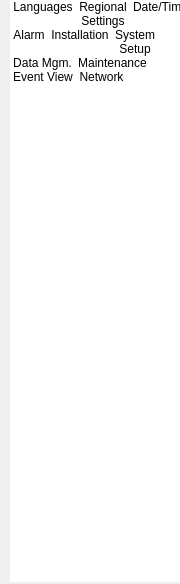
<?xml version="1.0" encoding="UTF-8"?>
<ui version="4.0">
 <class>Settings::CParametersWidget</class>
 <widget class="QWidget" name="Settings::CParametersWidget">
  <property name="geometry">
   <rect>
    <x>0</x>
    <y>0</y>
    <width>180</width>
    <height>584</height>
   </rect>
  </property>
  <property name="minimumSize">
   <size>
    <width>180</width>
    <height>0</height>
   </size>
  </property>
  <property name="maximumSize">
   <size>
    <width>177</width>
    <height>16777215</height>
   </size>
  </property>
  <property name="windowTitle">
   <string>Form</string>
  </property>
  <widget class="QListWidget" name="parameterList">
   <property name="geometry">
    <rect>
     <x>10</x>
     <y>0</y>
     <width>201</width>
     <height>582</height>
    </rect>
   </property>
   <property name="minimumSize">
    <size>
     <width>180</width>
     <height>0</height>
    </size>
   </property>
   <property name="font">
    <font>
     <pointsize>9</pointsize>
    </font>
   </property>
   <property name="focusPolicy">
    <enum>Qt::NoFocus</enum>
   </property>
   <property name="frameShape">
    <enum>QFrame::NoFrame</enum>
   </property>
   <property name="verticalScrollBarPolicy">
    <enum>Qt::ScrollBarAlwaysOff</enum>
   </property>
   <property name="horizontalScrollBarPolicy">
    <enum>Qt::ScrollBarAlwaysOff</enum>
   </property>
   <property name="editTriggers">
    <set>QAbstractItemView::NoEditTriggers</set>
   </property>
   <property name="iconSize">
    <size>
     <width>65</width>
     <height>65</height>
    </size>
   </property>
   <property name="movement">
    <enum>QListView::Static</enum>
   </property>
   <property name="flow">
    <enum>QListView::LeftToRight</enum>
   </property>
   <property name="isWrapping" stdset="0">
    <bool>true</bool>
   </property>
   <property name="spacing">
    <number>7</number>
   </property>
   <property name="viewMode">
    <enum>QListView::IconMode</enum>
   </property>
   <property name="wordWrap">
    <bool>true</bool>
   </property>
   <property name="currentRow">
    <number>-1</number>
   </property>
   <item>
    <property name="text">
     <string>Languages</string>
    </property>
    <property name="icon">
     <iconset>
      <normalon>:/Large/Icons/Configuration/Configuration_Language.png</normalon>
      <selectedon>:/Large/Icons/Configuration/Configuration_Language_act.png</selectedon>
     </iconset>
    </property>
   </item>
   <item>
    <property name="text">
     <string>Regional Settings</string>
    </property>
    <property name="icon">
     <iconset>
      <normalon>:/Large/Icons/Configuration/Configuration_CountrySpecific.png</normalon>
      <selectedon>:/Large/Icons/Configuration/Configuration_CountrySpecific_act.png</selectedon>
     </iconset>
    </property>
   </item>
   <item>
    <property name="text">
     <string>Date/Time</string>
    </property>
    <property name="icon">
     <iconset>
      <normalon>:/Large/Icons/Configuration/Configuration_DateTime.png</normalon>
      <selectedoff>:/Large/Icons/Configuration/Configuration_DateTime_act.png</selectedoff>
      <selectedon>:/Large/Icons/Configuration/Configuration_DateTime_act.png</selectedon>
     </iconset>
    </property>
   </item>
   <item>
    <property name="text">
     <string>Alarm</string>
    </property>
    <property name="icon">
     <iconset>
      <normalon>:/Large/Icons/Configuration/Configuration_Alarm.png</normalon>
      <selectedon>:/Large/Icons/Configuration/Configuration_Alarm_act.png</selectedon>
     </iconset>
    </property>
   </item>
   <item>
    <property name="text">
     <string>Installation</string>
    </property>
    <property name="icon">
     <iconset>
      <normalon>:/HimalayaImages/Icons/Configuration/Configuration_Installation.png</normalon>
      <selectedon>:/HimalayaImages/Icons/Configuration/Configuration_Installation_act.png</selectedon>
     </iconset>
    </property>
   </item>
   <item>
    <property name="text">
     <string>System Setup</string>
    </property>
    <property name="icon">
     <iconset>
      <normalon>:/HimalayaImages/Icons/Configuration/Configuration_SystemSetup.png</normalon>
      <selectedon>:/HimalayaImages/Icons/Configuration/Configuration_SystemSetup_act.png</selectedon>
     </iconset>
    </property>
   </item>
   <item>
    <property name="text">
     <string>Data Mgm.</string>
    </property>
    <property name="icon">
     <iconset>
      <normalon>:/Large/Icons/Configuration/Configuration_DataManagement.png</normalon>
      <selectedon>:/Large/Icons/Configuration/Configuration_DataManagement_act.png</selectedon>
     </iconset>
    </property>
   </item>
   <item>
    <property name="text">
     <string>Maintenance</string>
    </property>
    <property name="icon">
     <iconset>
      <normalon>:/Large/Icons/Configuration/Configuration_Service.png</normalon>
      <selectedon>:/Large/Icons/Configuration/Configuration_Service_act.png</selectedon>
     </iconset>
    </property>
   </item>
   <item>
    <property name="text">
     <string>Event View</string>
    </property>
    <property name="icon">
     <iconset>
      <normalon>:/HimalayaImages/Icons/Configuration/Configuration_Log.png</normalon>
      <selectedon>:/HimalayaImages/Icons/Configuration/Configuration_Log_act.png</selectedon>
     </iconset>
    </property>
   </item>
   <item>
    <property name="text">
     <string>Network</string>
    </property>
    <property name="icon">
     <iconset>
      <normalon>:/Large/Icons/Configuration/Configuration_Network.png</normalon>
      <selectedon>:/Large/Icons/Configuration/Configuration_Network_act.png</selectedon>
     </iconset>
    </property>
   </item>
  </widget>
 </widget>
 <resources/>
 <connections/>
</ui>
